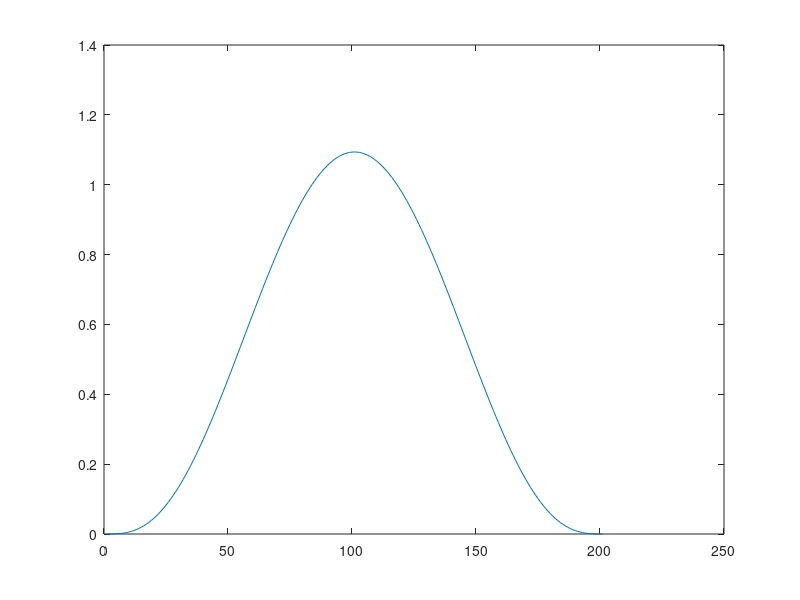
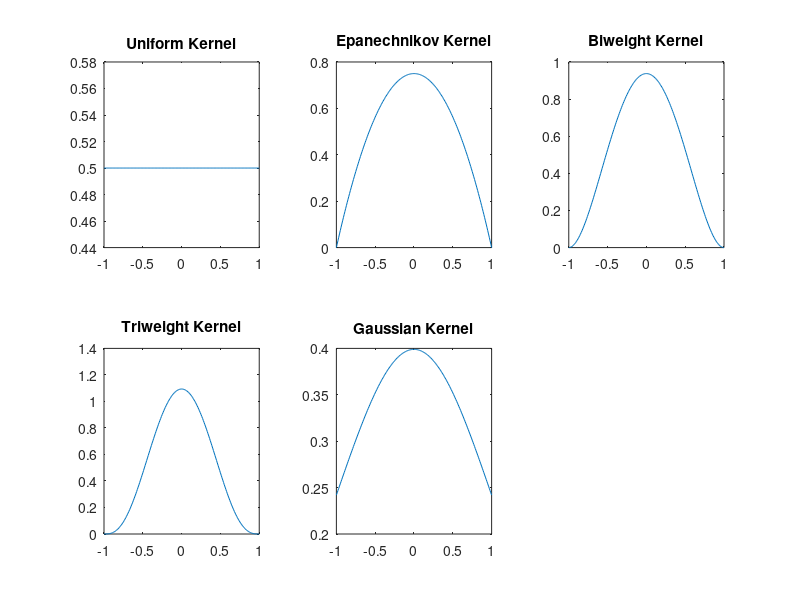
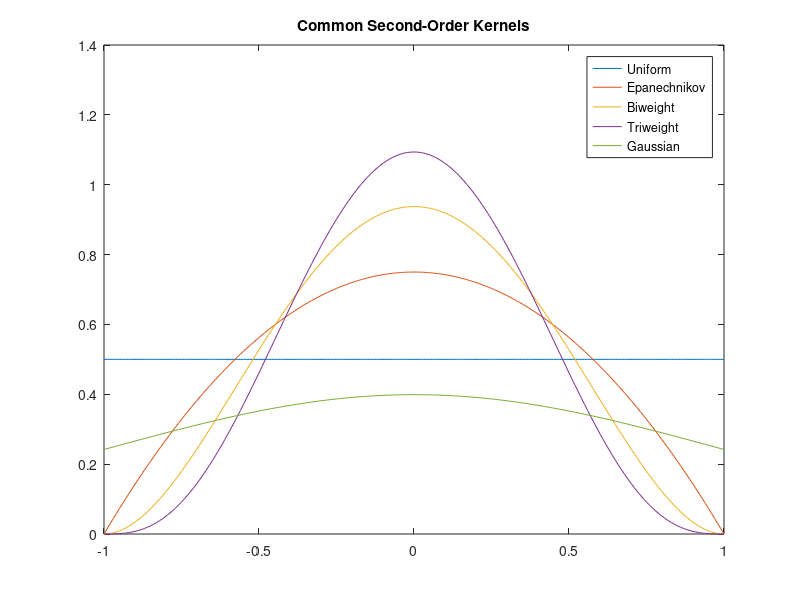
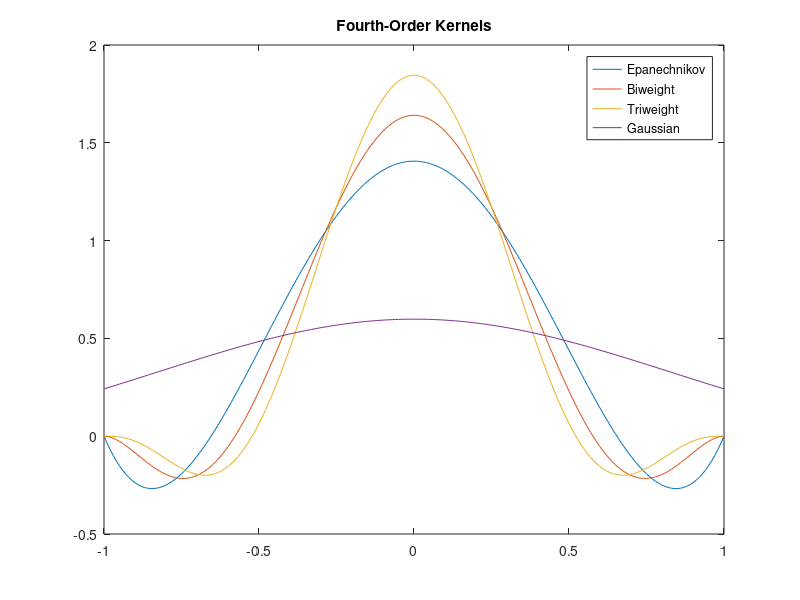

Write the MATLAB code that produced these figures, in order.
%create sequence of numbers 
%(first:increment:second)

u=(-1:0.01:1);
n=length(u);
%Uniform Kernel
k_0_u=[];
for i=1:n
    u_i=u(1,i);
    indi=(abs(u_i)<=1);
    k_0_u(i,1)=indi/2;
end

plot(u',k_0_u);

%Epanechnikov
k_1_u=[];
for i=1:n
    u_i=u(1,i);
    indi=(abs(u_i)<=1);
    k_1_u(i,1)=3*(1-u_i^2)/4;
end

plot(k_1_u);

%Biweight
k_2_u=[];
for i=1:n
    u_i=u(1,i);
    indi=(abs(u_i)<=1);
    k_2_u(i,1)=15*((1-u_i^2)^2)/16*indi;
end

plot(k_2_u);

%Triweight
k_3_u=[];
for i=1:n
    u_i=u(1,i);
    indi=(abs(u_i)<=1);
    k_3_u(i,1)=35*((1-u_i^2)^3)/32*indi;
end

plot(k_3_u);

%Gaussian
k_inf_u=[];
for i=1:n
    u_i=u(1,i);
    k_inf_u(i,1)=exp(-(u_i^2)/2)/sqrt(2*pi)*indi;
end


figure
subplot(2,3,1)       % add first plot in 2 x 2 grid
plot(u',k_0_u)           % line plot
title('Uniform Kernel')

subplot(2,3,2)       % add second plot in 2 x 2 grid
plot(u',k_1_u)        % scatter plot
title('Epanechnikov Kernel')

subplot(2,3,3)       % add third plot in 2 x 2 grid
plot(u',k_2_u)           % stem plot
title('Biweight Kernel')

subplot(2,3,4)       % add fourth plot in 2 x 2 grid
plot(u',k_3_u)
title('Triweight Kernel')

subplot(2,3,5)
plot(u',k_inf_u)
title('Gaussian Kernel')

%%%%%%%%%%%%%%%%%%%%%%%%%%%%%%%%%
%%%%%%%Graph on same plot%%%%%%%
figure
plot(u',k_0_u, u',k_1_u, u',k_2_u, u',k_3_u, u',k_inf_u)
title('Common Second-Order Kernels')
legend('Uniform', 'Epanechnikov', 'Biweight', 'Triweight', 'Gaussian')



%%%%%%%%%%%%4TH ORDER KERNELS%%%%%%%%%

%Epanechnikov%%%%%%
k_4_1=[];
for i=1:n
    u_i=u(:,i);
    k_1_i=k_1_u(i,1);
    k_4_1(i,1)=15*(1-7*(u_i^2)/3)*k_1_i/8;
end
%%Biweight%%%%%%
k_4_2=[];
for i=1:n
    u_i=u(1,i);
    k_2_i=k_2_u(i,1);
    k_4_2(i,1)=7*(1-3*u_i^2)*k_2_i/4;
end
%%%%Triweight%%%%%%
k_4_3=[];
for i=1:n
    u_i=u(1,i);
    k_3_i=k_3_u(i,1);
    k_4_3(i,1)=27*(1-11*(u_i^2)/3)*k_3_i/16;
end
%%%%%%%%Gaussian%%%%%%
k_4_inf=[];
for i=1:n
    u_i=u(1,i);
    k_inf_i=k_inf_u(i,1);
    k_4_inf(i,1)=(3-u_i^2)*k_inf_i/2;
end

figure
plot(u',k_4_1, u',k_4_2, u',k_4_3, u',k_4_inf)
title('Fourth-Order Kernels')
legend('Epanechnikov', 'Biweight', 'Triweight', 'Gaussian')

%%%%%%%%%%%%6TH ORDER KERNELS%%%%%%%%%

%Epanechnikov%%%%%%
k_6_1=[];
for i=1:n
    u_i=u(:,i);
    k_1_i=k_1_u(i,1);
    k_6_1(i,1)=175*(1-6*(u_i^2)+33*(u_i^4)/5)*k_1_i/64;
end
%%Biweight%%%%%%
k_6_2=[];
for i=1:n
    u_i=u(1,i);
    k_2_i=k_2_u(i,1);
    k_6_2(i,1)=315*(1-22*(u_i^2)/3+143*(u_i^4)/15)*k_2_i/128;
end
%%%%Triweight%%%%%%
k_6_3=[];
for i=1:n
    u_i=u(1,i);
    k_3_i=k_3_u(i,1);
    k_6_3(i,1)=297*(1-26*(u_i^2)/3+13*(u_i^4))*k_3_i/128;
end
%%%%%%%%Gaussian%%%%%%
k_6_inf=[];
for i=1:n
    u_i=u(1,i);
    k_inf_i=k_inf_u(i,1);
    k_6_inf(i,1)=(15-10*u_i^2+u_i^4)*k_inf_i/8;
end

figure
plot(u',k_6_1, u',k_6_2, u',k_6_3, u',k_6_inf)
title('Sixth-Order Kernels')
legend('Epanechnikov', 'Biweight', 'Triweight', 'Gaussian')
%%%%%%%%%%%%%

figure
subplot(2,2,1)       % add first plot in 2 x 2 grid
           % line plot
plot(u',k_0_u, u',k_1_u, u',k_2_u, u',k_3_u, u',k_inf_u)
title('Common Second-Order Kernels')


subplot(2,2,2)       % add second plot in 2 x 2 grid
plot(u',k_4_1, u',k_4_2, u',k_4_3, u',k_4_inf)
title('Fourth-Order Kernels')

subplot(2,2,3)       % add third plot in 2 x 2 grid
plot(u',k_6_1, u',k_6_2, u',k_6_3, u',k_6_inf)
title('Sixth-Order Kernels')

